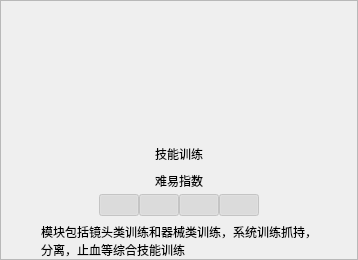
           <widget class="QFrame" name="moduleFrame2">
            <property name="frameShape">
             <enum>QFrame::StyledPanel</enum>
            </property>
            <property name="frameShadow">
             <enum>QFrame::Raised</enum>
            </property>
            <layout class="QVBoxLayout" name="verticalLayout_12">
             <property name="spacing">
              <number>0</number>
             </property>
             <property name="leftMargin">
              <number>0</number>
             </property>
             <property name="topMargin">
              <number>0</number>
             </property>
             <property name="rightMargin">
              <number>0</number>
             </property>
             <property name="bottomMargin">
              <number>0</number>
             </property>
             <item>
              <layout class="QVBoxLayout" name="verticalLayout_13" stretch="440,0,20,0,11,0,20,0">
               <item>
                <spacer name="verticalSpacer_29">
                 <property name="orientation">
                  <enum>Qt::Vertical</enum>
                 </property>
                 <property name="sizeHint" stdset="0">
                  <size>
                   <width>20</width>
                   <height>40</height>
                  </size>
                 </property>
                </spacer>
               </item>
               <item>
                <layout class="QHBoxLayout" name="horizontalLayout_19">
                 <item>
                  <spacer name="horizontalSpacer_43">
                   <property name="orientation">
                    <enum>Qt::Horizontal</enum>
                   </property>
                   <property name="sizeHint" stdset="0">
                    <size>
                     <width>40</width>
                     <height>20</height>
                    </size>
                   </property>
                  </spacer>
                 </item>
                 <item>
                  <widget class="QLabel" name="moduleNameLabel2">
                   <property name="text">
                    <string>技能训练</string>
                   </property>
                   <property name="alignment">
                    <set>Qt::AlignCenter</set>
                   </property>
                  </widget>
                 </item>
                 <item>
                  <spacer name="horizontalSpacer_44">
                   <property name="orientation">
                    <enum>Qt::Horizontal</enum>
                   </property>
                   <property name="sizeHint" stdset="0">
                    <size>
                     <width>40</width>
                     <height>20</height>
                    </size>
                   </property>
                  </spacer>
                 </item>
                </layout>
               </item>
               <item>
                <spacer name="verticalSpacer_30">
                 <property name="orientation">
                  <enum>Qt::Vertical</enum>
                 </property>
                 <property name="sizeHint" stdset="0">
                  <size>
                   <width>20</width>
                   <height>40</height>
                  </size>
                 </property>
                </spacer>
               </item>
               <item>
                <layout class="QHBoxLayout" name="horizontalLayout_20">
                 <item>
                  <spacer name="horizontalSpacer_45">
                   <property name="orientation">
                    <enum>Qt::Horizontal</enum>
                   </property>
                   <property name="sizeHint" stdset="0">
                    <size>
                     <width>40</width>
                     <height>20</height>
                    </size>
                   </property>
                  </spacer>
                 </item>
                 <item>
                  <widget class="QLabel" name="levelLabel2">
                   <property name="text">
                    <string>难易指数</string>
                   </property>
                   <property name="alignment">
                    <set>Qt::AlignCenter</set>
                   </property>
                  </widget>
                 </item>
                 <item>
                  <spacer name="horizontalSpacer_46">
                   <property name="orientation">
                    <enum>Qt::Horizontal</enum>
                   </property>
                   <property name="sizeHint" stdset="0">
                    <size>
                     <width>40</width>
                     <height>20</height>
                    </size>
                   </property>
                  </spacer>
                 </item>
                </layout>
               </item>
               <item>
                <spacer name="verticalSpacer_31">
                 <property name="orientation">
                  <enum>Qt::Vertical</enum>
                 </property>
                 <property name="sizeHint" stdset="0">
                  <size>
                   <width>20</width>
                   <height>40</height>
                  </size>
                 </property>
                </spacer>
               </item>
               <item>
                <layout class="QHBoxLayout" name="horizontalLayout_21">
                 <item>
                  <spacer name="horizontalSpacer_47">
                   <property name="orientation">
                    <enum>Qt::Horizontal</enum>
                   </property>
                   <property name="sizeHint" stdset="0">
                    <size>
                     <width>40</width>
                     <height>20</height>
                    </size>
                   </property>
                  </spacer>
                 </item>
                 <item>
                  <widget class="QPushButton" name="difficutLevelBtn2_1">
                   <property name="enabled">
                    <bool>false</bool>
                   </property>
                   <property name="text">
                    <string/>
                   </property>
                   <property name="checkable">
                    <bool>true</bool>
                   </property>
                   <property name="checked">
                    <bool>true</bool>
                   </property>
                  </widget>
                 </item>
                 <item>
                  <widget class="QPushButton" name="difficutLevelBtn2_2">
                   <property name="enabled">
                    <bool>false</bool>
                   </property>
                   <property name="text">
                    <string/>
                   </property>
                   <property name="checkable">
                    <bool>true</bool>
                   </property>
                   <property name="checked">
                    <bool>true</bool>
                   </property>
                  </widget>
                 </item>
                 <item>
                  <widget class="QPushButton" name="difficutLevelBtn2_3">
                   <property name="enabled">
                    <bool>false</bool>
                   </property>
                   <property name="text">
                    <string/>
                   </property>
                   <property name="checkable">
                    <bool>true</bool>
                   </property>
                   <property name="checked">
                    <bool>true</bool>
                   </property>
                  </widget>
                 </item>
                 <item>
                  <widget class="QPushButton" name="difficutLevelBtn2_4">
                   <property name="enabled">
                    <bool>false</bool>
                   </property>
                   <property name="text">
                    <string/>
                   </property>
                   <property name="checkable">
                    <bool>true</bool>
                   </property>
                   <property name="checked">
                    <bool>true</bool>
                   </property>
                  </widget>
                 </item>
                 <item>
                  <spacer name="horizontalSpacer_48">
                   <property name="orientation">
                    <enum>Qt::Horizontal</enum>
                   </property>
                   <property name="sizeHint" stdset="0">
                    <size>
                     <width>40</width>
                     <height>20</height>
                    </size>
                   </property>
                  </spacer>
                 </item>
                </layout>
               </item>
               <item>
                <spacer name="verticalSpacer_32">
                 <property name="orientation">
                  <enum>Qt::Vertical</enum>
                 </property>
                 <property name="sizeHint" stdset="0">
                  <size>
                   <width>20</width>
                   <height>40</height>
                  </size>
                 </property>
                </spacer>
               </item>
               <item>
                <layout class="QHBoxLayout" name="horizontalLayout_22">
                 <item>
                  <spacer name="horizontalSpacer_49">
                   <property name="orientation">
                    <enum>Qt::Horizontal</enum>
                   </property>
                   <property name="sizeHint" stdset="0">
                    <size>
                     <width>40</width>
                     <height>20</height>
                    </size>
                   </property>
                  </spacer>
                 </item>
                 <item>
                  <widget class="QLabel" name="trainDescription2">
                   <property name="text">
                    <string>模块包括镜头类训练和器械类训练，系统训练抓持，分离，止血等综合技能训练</string>
                   </property>
                   <property name="wordWrap">
                    <bool>true</bool>
                   </property>
                  </widget>
                 </item>
                 <item>
                  <spacer name="horizontalSpacer_50">
                   <property name="orientation">
                    <enum>Qt::Horizontal</enum>
                   </property>
                   <property name="sizeHint" stdset="0">
                    <size>
                     <width>40</width>
                     <height>20</height>
                    </size>
                   </property>
                  </spacer>
                 </item>
                </layout>
               </item>
              </layout>
             </item>
            </layout>
           </widget>
